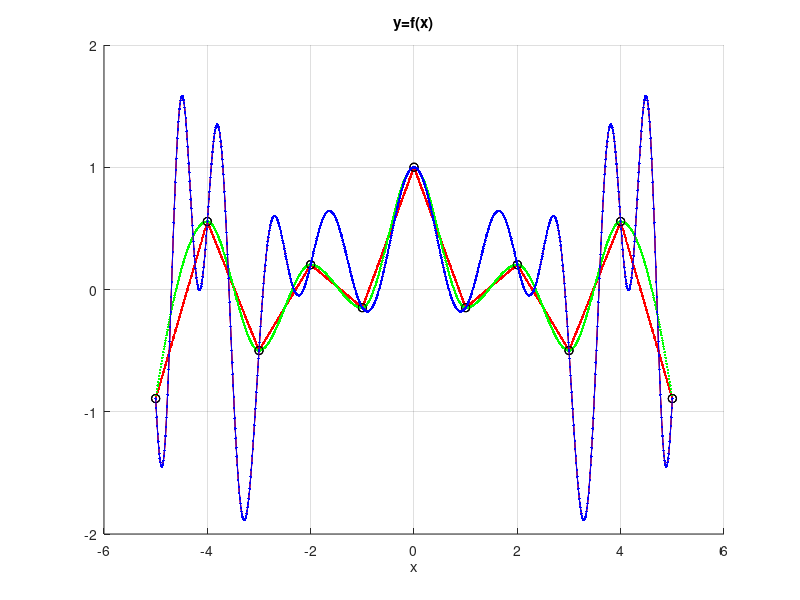

MATLAB code to generate this figure:
clear all; close all;
% Funkcja dokladnie - malymi kroczkami
x = ( -5 : 0.01 : 5)';

% ZMIENIAMY TUTAJ - robimy różne interp_func - absolutnie dowolne, na co
% nam wyobraźnia pozwala
interp_func = @(x)(1 ./ (1 + x.^2 ));
interp_func = @(x)(sin(x.^2) + cos(3.*x));
y = interp_func(x);

% ZMIENIAMY TUTAJ, im gęstszy xk, tym bardziej będzie się pokrywała
% interpolacja z oryginalną funkcją
% Wezly - zgrubnie - duze kroki
xk = ( -5 : 1 : 5)';
yk = interp_func(xk);
hold on;
% Linear spline
yi = interp1(xk,yk,x,'linear');
plot(x,y,'r',xk,yk,'ko',x,yi,'r.');
% Cubic spline
yi = interp1(xk,yk,x,'cubic');
plot(x,y,'r',xk,yk,'ko',x,yi,'g.');
% Cubic spline ze Spline Toolbox
cs = spline(x,[0; y; 0]);
yi = ppval(cs,x);
plot(x,y,'r-', xk,yk,'ko', x,yi,'b.-');
xlabel('x'); title('y=f(x)'); grid;